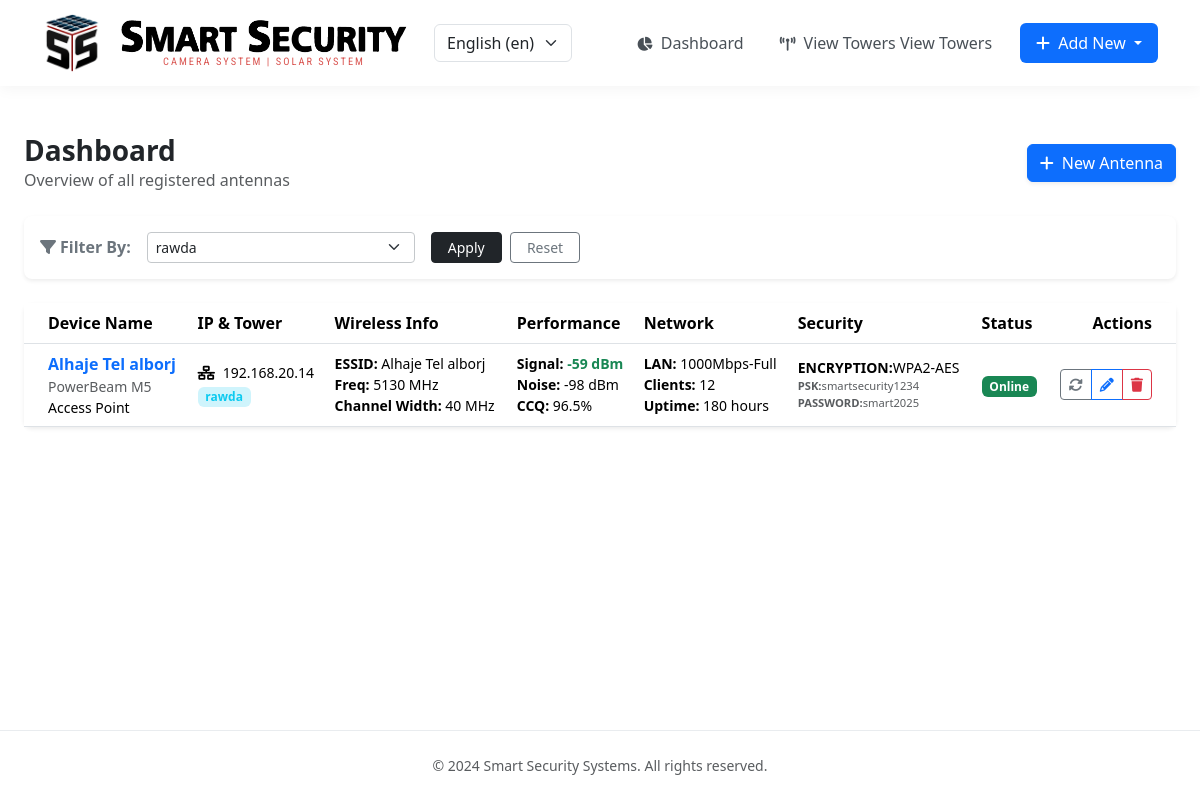
Page /en/dashboard/?tower_filter=1 on the committed database.
### network_management_app/models.py (models this page shows, shortened)
class Antenna(models.Model):
    name_device = models.CharField(max_length=100)
    model_device = models.CharField(max_length=100)
    operation_mode = models.CharField(max_length=50)
    signal = models.CharField(max_length=50)
    noise = models.CharField(max_length=50)
    ccq = models.CharField(max_length=50)
    lan_speed = models.CharField(max_length=50)
    number_of_clients = models.IntegerField()
    uptime_hours = models.CharField(max_length=50)
    essid = models.CharField(max_length=100)
    frequency = models.CharField(max_length=50)
    channel_width = models.CharField(max_length=50)
    distance = models.CharField(max_length=50)
    encryption = models.CharField(max_length=50)
    psk = models.CharField(max_length=100)
    status = models.CharField(max_length=20)
    ip_address = models.GenericIPAddressField()
    password = models.CharField(max_length=100)
    tower = models.ForeignKey('Tower', on_delete=models.CASCADE, related_name='antennas', null=True, blank=True)

class Tower(models.Model):
    name_tower = models.CharField(max_length=100)

### network_management_app/views.py (the view)
# urls.py: path('dashboard/', views.dashboard, name='dashboard'),
def dashboard(request):
    towers = Tower.objects.all()
    tower_id = request.GET.get('tower_filter')
    if tower_id:
        antennas = Antenna.objects.filter(tower__id=tower_id)
    else:
        antennas = Antenna.objects.all()
    return render(request, 'network_management_app/dashboard.html', {'antennas': antennas, 'towers': towers})

### network_management_app/templates/network_management_app/dashboard.html (shortened to what this page needs)
{% extends 'basic.html' %}
{% load i18n %}
{% block content %}
<div class="container-fluid px-4 mt-4">
    <div class="d-flex justify-content-between align-items-center mb-4">
        <div>
            <h1 class="h3 text-dark fw-bold mb-0">{% trans 'Dashboard' %}</h1>
            <p class="text-muted mb-0">{% trans 'Overview of all registered antennas' %} </p>
        </div>
        <a href="{% url 'add' %}" class="btn btn-primary shadow-sm">
            <i class="fas fa-plus me-2"></i>{% trans 'New Antenna' %}
        </a>
    </div>
    <div class="card border-0 shadow-sm mb-4 rounded-3">
        <div class="card-body py-3">
            <form method="GET" class="row g-3 align-items-center">
                <div class="col-auto">
                    <span class="fw-bold text-secondary"><i class="fas fa-filter me-1"></i>{% trans 'Filter By:' %}</span>
                </div>
                <div class="col-md-4 col-lg-3">
                    <select name="tower_filter" id="tower_filter" class="form-select form-select-sm border-secondary-subtle">
                        {% for tower in towers %}
                            <option value="{{ tower.id }}" {% if request.GET.tower_filter == tower.id|stringformat:"i" %}selected{% endif %}>
                                {{ tower.name_tower }}
                            </option>
                        {% endfor %}
                    </select>
                </div>
                <div class="col-auto">
                    <button type="submit" class="btn btn-dark btn-sm px-3">{% trans 'Apply' %}</button>
                    <a href="{% url 'dashboard' %}" class="btn btn-outline-secondary btn-sm px-3 ms-1">{% trans 'Reset' %}</a>
                </div>
            </form>
        </div>
    </div>
    <div class="card border-0 shadow-sm rounded-3">
    <div class="table-responsive">
        <table class="table table-hover align-middle mb-0">
            <thead class="bg-light">
                <tr>
                    <th class="ps-4">{% trans 'Device Name' %}</th>
                    <th>{% trans 'IP & Tower' %}</th>
                    <th>{% trans 'Wireless Info' %}</th>
                    <th>{% trans 'Performance' %}</th>
                    <th>{% trans 'Network' %}</th>
                    <th>{% trans 'Security' %}</th>
                    <th>{% trans 'Status' %}</th>
                    <th class="text-end pe-4">{% trans 'Actions' %}</th>
                </tr>
            </thead>
            <tbody>
                {% for antenna in antennas %}
                <tr class="antenna-row" data-id="{{ antenna.id }}">
                    <td class="ps-4">
                        <div class="fw-bold text-primary">{{ antenna.name_device }}</div>
                        <div class="small text-muted">{{ antenna.model_device }}</div>
                        <div class="small">{{ antenna.operation_mode }}</div>
                    </td>
                    <td>
                        <div class="small"><i class="fas fa-network-wired me-1"></i> {{ antenna.ip_address }}</div>
                        <div class="badge bg-info-subtle text-info small">{{ antenna.tower.name_tower }}</div>
                    </td>
                    <td>
                        <div class="small"><b>ESSID:</b> {{ antenna.essid }}</div>
                        <div class="small"><b>Freq:</b> {{ antenna.frequency }}</div>
                        <div class="small"><b>Channel Width:</b> {{ antenna.channel_width }}</div>
                    </td>
                    <td>
                        <div class="small"><b>Signal:</b> <span class="live-signal text-success fw-bold">{{ antenna.signal }}</span></div>
                        <div class="small"><b>Noise:</b> {{ antenna.noise }}</div>
                        <div class="small"><b>CCQ:</b> <span class="live-ccq">{{ antenna.ccq }}</span></div>
                    </td>
                    <td>
                        <div class="small"><b>LAN:</b> {{ antenna.lan_speed }}</div>
                        <div class="small"><b>Clients:</b> <span class="live-clients">{{ antenna.number_of_clients }}</span></div>
                        <div class="small"><b>Uptime:</b> {{ antenna.uptime_hours }}</div>
                    </td>
                    <td>
                        <div class="small text-uppercase"><b>ENCRYPTION:</b>{{ antenna.encryption }}</div>
                        <div class="small text-muted" style="font-size: 0.7rem;"><b>PSK:</b>{{ antenna.psk }}</div>
                        <div class="small text-muted" style="font-size: 0.7rem;"><b>PASSWORD:</b>{{ antenna.password }}</div>
                    </td>
                    <td>
                        <span class="live-status badge {% if antenna.status == 'Online' %}bg-success{% else %}bg-danger{% endif %}">
                            {{ antenna.status }}
                        </span>
                    </td>
                    <td class="text-end pe-4">
                        <div class="btn-group">
                            <button class="btn btn-sm btn-outline-secondary refresh-btn" onclick="updateAntennaRow({{ antenna.id }})">
                                <i class="fas fa-sync-alt"></i>
                            </button>
                            <a href="{% url 'edit' antenna.id %}" class="btn btn-sm btn-outline-primary"><i class="fas fa-pencil-alt"></i></a>
                            <a href="{% url 'delete' antenna.id %}" class="btn btn-sm btn-outline-danger" onclick="return confirm('Are you sure?')"><i class="fas fa-trash"></i></a>
                        </div>
                    </td>
                </tr>
                {% empty %}
                <tr><td colspan="8" class="text-center py-4">{% trans 'No data available' %}</td></tr>
                {% endfor %}
            </tbody>
        </table>
    </div>
    </div>
</div>
{% endblock content %}

### static/css/main.css (style rules this page uses)
:root { --bs-primary: #0d6efd; --bs-secondary: #6c757d; --bs-success: #198754; --bs-danger: #dc3545; --bs-warning: #ffc107; --bs-info: #0dcaf0; --bs-light: #f8f9fa; --bs-dark: #212529; --purple-500: #c5aaf7; --pink-500: #e83e8c; --green-500: #198754; --cyan-500: #0dcaf0; --primary-blue: #ededed; --primary-indigo: #6610f2; --light-purple: #e0d1ff; --card-shadow: 0 10px 30px rgba(61, 61, 61, 0.1); --white: #ffffff; }
body { font-family: 'Inter', sans-serif; background-color: var(--bs-light); min-height: 100vh; display: flex; flex-direction: column; }

### rows in the picture
Antenna: name_device "Alhaje Tel alborj", model_device "PowerBeam M5", operation_mode "Access Point", ip_address "192.168.20.14", tower.name_tower "rawda", essid "Alhaje Tel alborj", frequency "5130 MHz", channel_width "40 MHz", signal "-59 dBm", noise "-98 dBm", ccq "96.5%", lan_speed "1000Mbps-Full", number_of_clients "12", uptime_hours "180 hours", encryption "WPA2-AES", psk "smartsecurity1234", password "smart2025", status "Online"

### other values in the picture
form field language "English (en)"
form field tower_filter "rawda"
